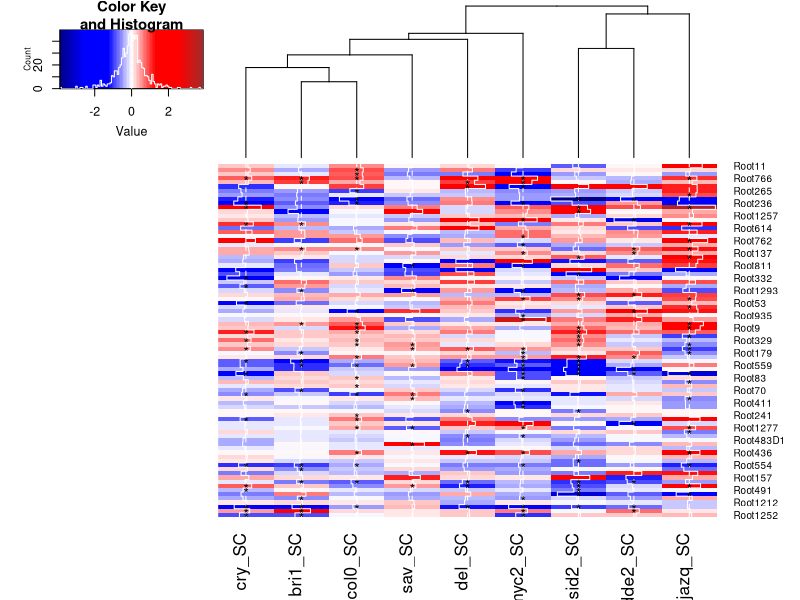
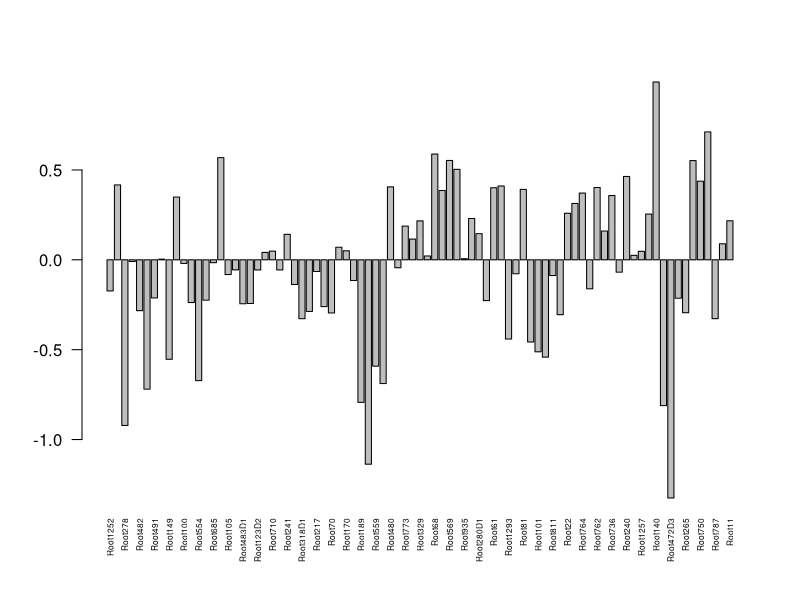

R code for these plots, in order:
### needs two libraries

library("gplots")
library("edgeR")

tab=read.table("otu_table_bacteria.txt",header=T)

colnames(tab)=gsub("dellap","della",colnames(tab))

tree_ord=read.table("tree_ord_fig5.txt")
xx=intersect(as.matrix(tree_ord),rownames(tab))

sig_tab_glm=matrix(data=0,nrow=nrow(tab),ncol=9,dimnames=list(c(rownames(tab)),c("myc2_SC","sid2_SC","dde2_SC","cry_SC","bri1_SC","del_SC","sav_SC","jazq_SC","col0_SC")) )

fc_tab_glm=matrix(data=0,nrow=nrow(tab),ncol=9,dimnames=list(c(rownames(tab)),c("myc2_SC","sid2_SC","dde2_SC","cry_SC","bri1_SC","del_SC","sav_SC","jazq_SC","col0_SC")) )

for(i in 1:9){

	if(i ==1){
		col_test=grep("SC.myc2.R.(4|5|7)",colnames(tab))
		col_test2=grep("NC.myc2.R.(4|5|7)",colnames(tab))
		pos_x=11
	}

	if(i ==2){
		col_test=grep("SC.sid2.R.(1|4|7)",colnames(tab))
		col_test2=grep("NC.sid2.R.(1|4|7)",colnames(tab))
		pos_x=11
	}
	
	if(i ==3){
		col_test=grep("SC.dde2.R.(1|2|3)",colnames(tab))
		col_test2=grep("NC.dde2.R.(1|2|3)",colnames(tab))
		pos_x=11
	}

	if(i ==4){
		col_test=grep("SC.cry1cry2.R.(2|4|5)",colnames(tab))
		col_test2=grep("NC.cry1cry2.R.(2|4|5)",colnames(tab))
		pos_x=15
	}

	if(i ==5){
		col_test=grep("SC.bri1.R.(3|4|6)",colnames(tab))
		col_test2=grep("NC.bri1.R.(3|4|6)",colnames(tab))
		pos_x=11
	}
	
	if(i ==6){ ##### see dellap / della
		col_test=grep("SC.(della).R.(1|4|5)",colnames(tab))
		col_test2=grep("NC.(della).R.(1|4|5)",colnames(tab))
		pos_x=12
	}

	if(i ==7){
		col_test=grep("SC.sav.R.(3|5|6)",colnames(tab))
		col_test2=grep("NC.sav.R.(3|5|6)",colnames(tab))
		pos_x=10
	}

	if(i ==8){
		col_test=grep("SC.jazq.R.(5|6)",colnames(tab))
		col_test2=grep("NC.jazq.R.(5|6)",colnames(tab))
		pos_x=11
	}
	
	if(i ==9){
		col_test=grep("SC.col0.R.",colnames(tab))
		col_test2=grep("NC.col0.R.",colnames(tab))
		pos_x=11
	}

	gen_list=c(rep(1,length(col_test)),rep(2,length(col_test2)))

	# xx comes from overlap with tree

	tab_test=tab[xx,c(col_test,col_test2)]

	new_obj=DGEList(counts=tab_test,lib.size=colSums(tab_test),group=gen_list,remove.zeros=T)	 
	new_obj <- calcNormFactors(new_obj)

	exp_num=factor(substring(colnames(tab_test),pos_x,pos_x))
	cond_num=factor(substring(colnames(tab_test),1,2))
	design=model.matrix(~exp_num+cond_num)
	rownames(design)=colnames(tab_test)

	new_obj_disp=estimateGLMCommonDisp(new_obj,design,verbose=F)
	new_obj_disp=estimateGLMTrendedDisp(new_obj_disp,design)
	new_obj_disp=estimateGLMTagwiseDisp(new_obj_disp,design)

	fit=glmFit(new_obj_disp,design)
	lrt=glmLRT(fit)


	sig_ones=rownames(lrt$table[lrt$table$PValue <=0.05,])
	

	sig_tab_glm[sig_ones,i]=1

	fc_tab_glm[rownames(lrt$table),i]=lrt$table[,1]

}




#### make heatmap

use_col=colorRampPalette(c("dark blue","blue","blue","white","red","red","brown"))(100)

bb=sig_tab_glm[xx,]
bb[bb==1]="*"
bb[bb==0]=NA
heatmap.2(as.matrix(fc_tab_glm[xx,]),tracecol=F,col=use_col,Rowv=F,Colv=T,cellnote=bb[,],notecol="black")

dev.new()

barplot(rowMeans(fc_tab_glm[rev(xx),]),las=2,horiz=F,cex.names=0.5)
